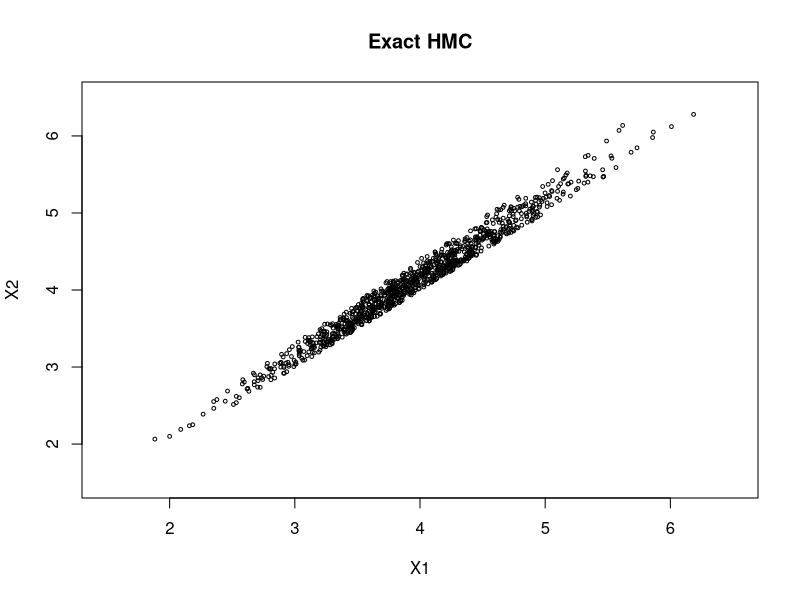

The R script that drew this image: (Note: this script raises an error after producing the figure.)
# X: d x 1 vector
# F: m x d matrix
# g: m x 1 vector
rm(list=ls())

Fmat = matrix(c(1,0,0,1, -1, 1, 1.1, -1), byrow = TRUE, ncol = 2)
m = nrow(Fmat)
d = ncol(Fmat)
g = matrix(rep(0, m), ncol = 1)
M = diag(d)
L = 1000

mu = matrix(c(4,4), ncol = 1)
Sigma = matrix(c(1,0,0,1), ncol=2)

M = solve(Sigma)
r = M %*% mu

initial_X = matrix(c(2, 2.1), ncol = 1)

# set max travel time
max_T = pi/2


######## transform to whitened frame ########
# translate X and g by mu
initial_X = initial_X - mu
g = g + Fmat%*%mu
# transform by W
R = chol(Sigma) # R = upper triangle matrix = t(L), t(R) = L
Fmat = Fmat%*%t(R)
initial_X = solve(t(R), initial_X)


# verify that X is feasible
# c = (Fmat %*% initial_X) + g
# any(c<0)

nearzero = 1e-10


# assign last_X as the last X value (initial_X)
last_X = initial_X

# create placeholder matrix for Xs
Xs = matrix(initial_X, ncol = 1)

iter_times = c()

set.seed(12345)
# loop to sample X
while(ncol(Xs) < L){
  ######### start time #########
  start.time = Sys.time()
  ##############################
  
  # initialize initial velocity
  V0 = rnorm(d, 0, 1)
  
  # use the last X as initial X
  X = last_X
  
  # restart traveling time
  
  tt = 0
  
  # indicates which wall the particle hits
  # h = 0 -> no walls are hit
  h = 0
  
  stop_t = 0 # stopping condition for particle
  
  # loop to sample 1 value
  nbounce = 0
  while(1){
    # set values of initial conditions a and b
    # a and b can be results from a bounce
    a = V0
    b = X
    
    # necessary terms
    fa = Fmat%*%a
    fb = Fmat%*%b
    
    sign_fb = sign(fb)
    sign_fb[which(sign_fb == 0)] = 1
    
    U = sign_fb*sqrt(fa^2 + fb^2)
    phi = atan(-fa/fb)
    
    # find wall(s) that may be hit
    pn = abs(g/U) <= 1
    
    # find h, the first constraint that becomes zero
    if (any(pn)){
      inds = which(pn) # indices of constraint that wil be hit
      # find t which the particle hits the wall
      t_hit = -phi[pn] + acos(-g[pn]/U[pn])
      
      if (h>0){
        if (pn[h] == 1){
          cs = cumsum(pn)
          indj = cs[h]
          tt1 = t_hit[indj]
          if (is.nan(tt1)){
            t_hit[indj] = Inf
          }
        }
      }
      
      mt = min(t_hit) # (smallest) moving time
      h = inds[which.min(t_hit)] # which constraint is mt
    }
    else{
      mt = max_T
    }
    
    # update traveling time with moving time
    tt = tt + mt
    
    # check if total traveling time exceeds max_T
    if (tt >= max_T){
      mt = mt - (tt - max_T) # substract excess time from mt
      stop_t = 1 # change stop_t so no more iterations
    }
    
    # move particle an mt time
    X = a*sin(mt) + b*cos(mt)
    V = a*cos(mt) - b*sin(mt)
    
    if (stop_t){
      break() # break the loop if stop_t = 1
    }
    
    # if stop_t != 1, continue the trajectory
    # compute reflected velocity as new V0
    alpha_h = as.vector((Fmat[h,] %*% V)/sum(Fmat[h,]^2))
    F_h = matrix(Fmat[h,], ncol = 1)
    V0 = V - 2*alpha_h*F_h
    
    nbounce = nbounce + 1
  }
  
  # check if all constraints are satisfied
  if (all(Fmat%*%X + g > 0)){
    # if yes, keep current X and change the value of last_X
    Xs = cbind(Xs, X)
    last_X = X
    if (ncol(Xs)%%100 == 0){
      cat("sample no:", ncol(Xs),"\n")
    }
  }
  
  ########## end time ##########
  end.time = Sys.time()
  iter_times = cbind(iter_times, as.vector(end.time - start.time))
  ##############################
  
}


# transform back
Xs = t(R) %*% Xs + matrix(mu, nrow = length(mu), ncol = L)


plot(Xs[1,], Xs[2,], cex = 0.5,
     xlab = "X1", ylab = "X2",
     xlim = c(1.5,6.5), ylim = c(1.5,6.5),
     main = "Exact HMC")


saveRDS(Xs, file = "../report/x_EHMC.rds")
saveRDS(iter_times, file = "../report/t_EHMC.rds")